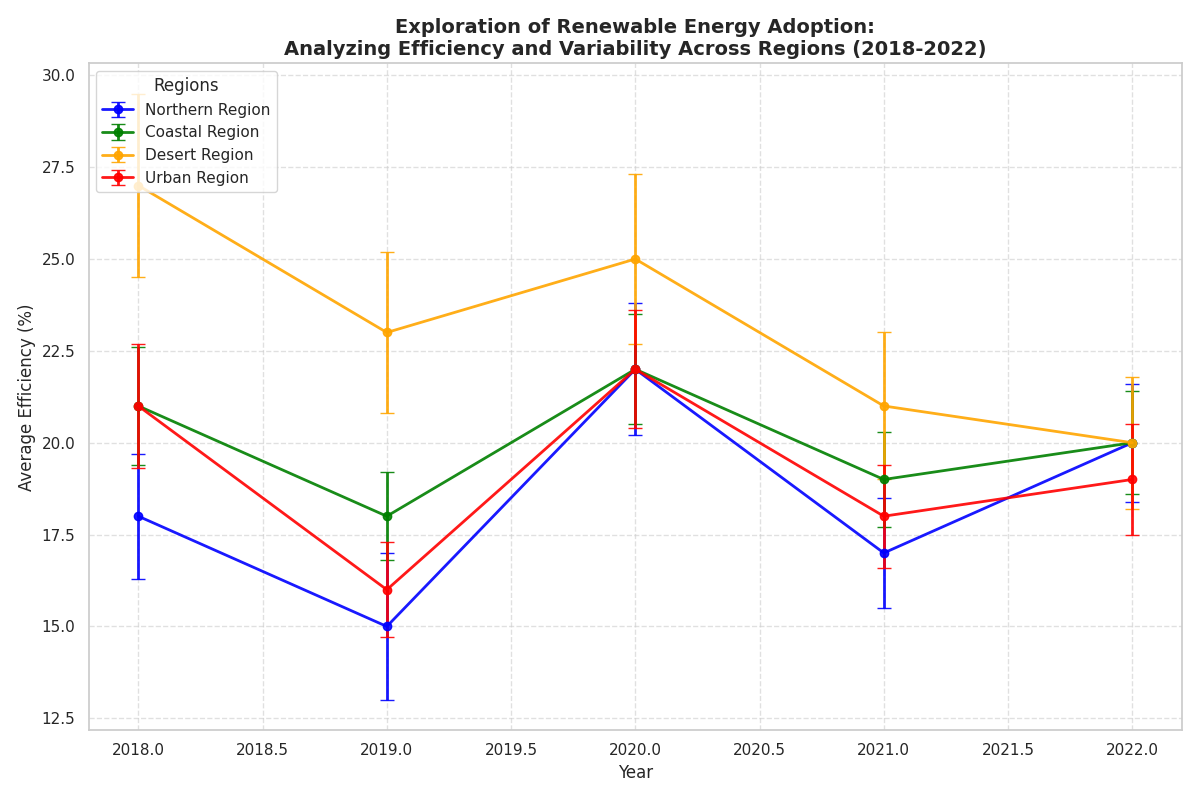

Source code (Python):
import matplotlib.pyplot as plt
import numpy as np

years = np.array([2018, 2019, 2020, 2021, 2022])
regions = ["Northern Region", "Coastal Region", "Desert Region", "Urban Region"]

# Shuffled average efficiency for each region
efficiency = np.array([
    [18, 15, 22, 17, 20],  # Northern Region (shuffled)
    [21, 18, 22, 19, 20],  # Coastal Region (shuffled)
    [27, 23, 25, 21, 20],  # Desert Region (shuffled)
    [21, 16, 22, 18, 19]   # Urban Region (shuffled)
])

# Shuffled variability for each region
variability = np.array([
    [1.7, 2.0, 1.8, 1.5, 1.6],  # Northern Region (shuffled)
    [1.6, 1.2, 1.5, 1.3, 1.4],  # Coastal Region (shuffled)
    [2.5, 2.2, 2.3, 2.0, 1.8],  # Desert Region (shuffled)
    [1.7, 1.3, 1.6, 1.4, 1.5]   # Urban Region (shuffled)
])

fig, ax = plt.subplots(figsize=(12, 8))
colors = ['blue', 'green', 'orange', 'red']

for i, region in enumerate(regions):
    ax.errorbar(
        years, efficiency[i], yerr=variability[i], label=region,
        fmt='-o', color=colors[i], capsize=5, linewidth=2, markersize=6, alpha=0.9
    )

ax.set_title('Exploration of Renewable Energy Adoption:\n'
             'Analyzing Efficiency and Variability Across Regions (2018-2022)', 
             fontsize=14, fontweight='bold')
ax.set_xlabel('Year', fontsize=12)
ax.set_ylabel('Average Efficiency (%)', fontsize=12)

ax.legend(title='Regions', loc='upper left')
ax.grid(True, linestyle='--', alpha=0.6)
plt.tight_layout()
plt.show()
